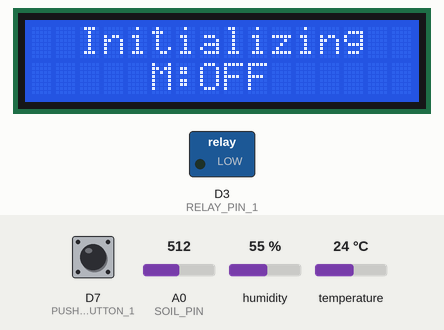
Bench run of a sketch on a simulated ESP8266 (NodeMCU). Shown: 16×2 character LCD, switched loads named in the sketch (green lamp = pin HIGH). The test bench sets the inputs (shaded band); at power-on: D7 (PUSH_BUTTON_1) HIGH, humidity 55 %, A0 (SOIL_PIN) = 512, temperature 24 °C. WiFi joins after 1.5 s; servers stay silent unless stated.

Above: at 4.2 s.
4.3 s: D7 (PUSH_BUTTON_1) pulled LOW for 0.15 s
At 6.9 s:
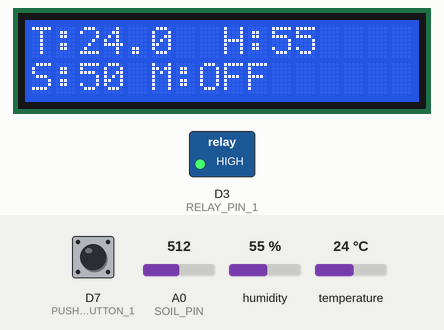
7.6 s: D7 (PUSH_BUTTON_1) pulled LOW for 1 s
At 7.81 s:
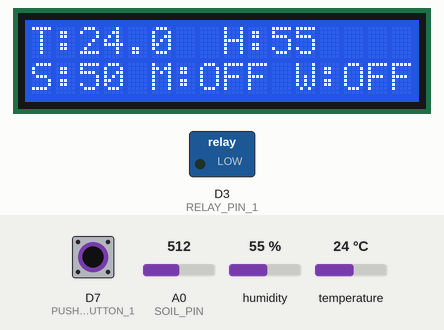
10.1 s: D7 (PUSH_BUTTON_1) pulled LOW for 0.15 s
At 10.23 s:
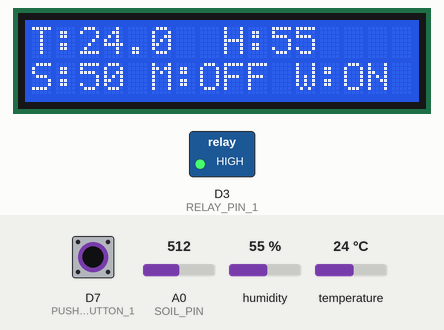
11.8 s: humidity set to 22 %
At 12.7 s:
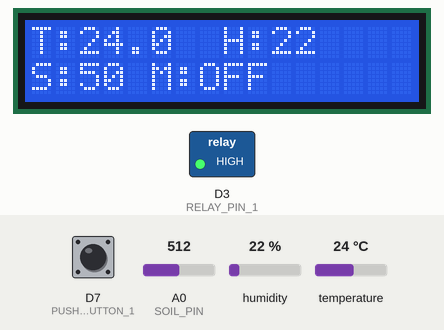
13.6 s: A0 (SOIL_PIN) set to 716
At 16.1 s:
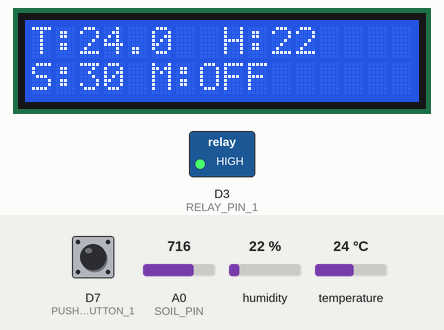
16.6 s: temperature set to 12 °C
At 18.4 s:
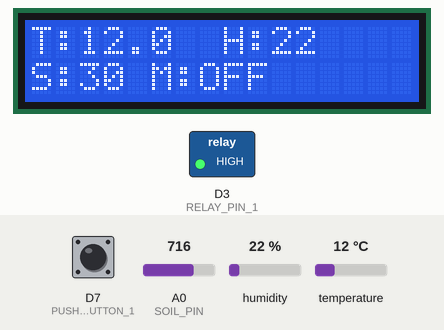
Timing chart, 0 to 19.9 s (numbered marks = the images above; inputs shaded):
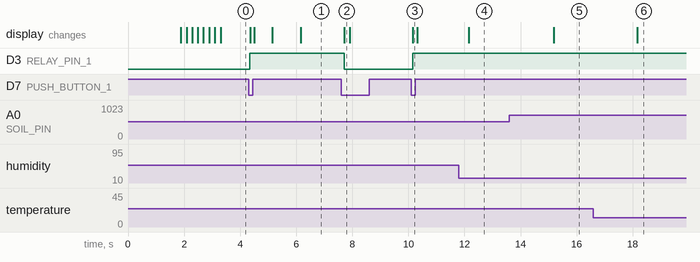

Measured:
- after the input at 4.3 s, D3 (RELAY_PIN_1): LOW → HIGH after 0.05 s; the display: first changes after 0.06 s (image 1 shows a later state)
- after the input at 7.6 s, D3 (RELAY_PIN_1): HIGH → LOW after 0.11 s; the display: changes after 0.12 s (image 2)
- after the input at 10.1 s, D3 (RELAY_PIN_1): LOW → HIGH after 0.05 s; the display: changes after 0.05 s (image 3)
- after the input at 11.8 s, the display: changes after 0.36 s (image 4)
- after the input at 13.6 s, the display: changes after 1.6 s (image 5)
- after the input at 16.6 s, the display: changes after 1.6 s (image 6)

The sketch:

BlynkIOT_SmartPlant_Monitoring_final.ino
```cpp
// Viral Science — Blynk IoT Smart Plant Monitoring (ESP8266)
// Uses credentials provided by the user in the prior message.

// -------------------- Pins & Blynk --------------------
/*
Relay D3
Btn   D7
Soil  A0
PIR   D5
SDA   D2
SCL   D1
Temp  D4 (DHT11)
*/

// ---------- ESP8266 D-pin compatibility (only if not already defined) ----------
#ifndef D0
  #define D0 16
  #define D1 5
  #define D2 4
  #define D3 0
  #define D4 2
  #define D5 14
  #define D6 12
  #define D7 13
  #define D8 15
#endif

// -------------------- Blynk Template & Token (from your message) --------------------
#define BLYNK_TEMPLATE_ID   "TMPL3Y16qR6NW"
#define BLYNK_TEMPLATE_NAME "Smart Plant"
#define BLYNK_AUTH_TOKEN    "trn5r55oZRU6LXiAnXmVH-9zMmRz6zYP"

// ---------- Credentials (from your message) ----------
char auth[] = BLYNK_AUTH_TOKEN;
char ssid[] = "Airtel_H305";
char pass[] = "passH305";

// -------------------- Includes --------------------
#include <LiquidCrystal_I2C.h>
#define BLYNK_PRINT Serial
#include <ESP8266WiFi.h>
#include <BlynkSimpleEsp8266.h>
#include <DHT.h>

// -------------------- LCD --------------------
LiquidCrystal_I2C lcd(0x3F, 16, 2); // change to 0x27 if your LCD uses that address

// -------------------- Sensors --------------------
#define DHT_PIN  D4
#define DHT_TYPE DHT11
DHT dht(DHT_PIN, DHT_TYPE);

#define SOIL_PIN A0
#define PIR_PIN  D5

// -------------------- Relay & Button --------------------
#define RELAY_PIN_1   D3
#define PUSH_BUTTON_1 D7
#define VPIN_BUTTON_1 V12

// -------------------- Virtual Pins --------------------
#define VPIN_TEMP   V0
#define VPIN_HUM    V1
#define VPIN_SOIL   V3
#define VPIN_PIRLED V5
#define VPIN_PIR_EN V6   // toggle for PIR

// -------------------- Globals --------------------
BlynkTimer timer;
WidgetLED pirLed(VPIN_PIRLED);

volatile int relay1State = LOW;
int pushButton1State = HIGH;
int lastButtonRead   = HIGH;
unsigned long lastDebounce = 0;
const unsigned long debounceMs = 35;

int PIR_ToggleValue = 0;  // default OFF

// Cache last-sent values to avoid spamming writes
float lastT = NAN, lastH = NAN;
int   lastSoil = -1;
bool  lastMotion = false;

// -------------------- Helpers --------------------
int readSoilPercent() {
  // Average a few samples for stability
  const int N = 8;
  long sum = 0;
  for (int i=0; i<N; i++) {
    sum += analogRead(SOIL_PIN); // ESP8266 ADC: 0..1023
    delay(2);
  }
  int raw = sum / N;
  raw = constrain(raw, 0, 1023);
  // Map "wet" (low voltage) -> high %
  int pct = map(raw, 0, 1023, 100, 0);
  return constrain(pct, 0, 100);
}

void safeLCDPrint(int col, int row, const String& s) {
  lcd.setCursor(col, row);
  lcd.print(s);
  // pad remainder to clear old chars
  int pad = max(0, 16 - col - (int)s.length());
  while (pad-- > 0) lcd.print(' ');
}

// -------------------- Timed tasks --------------------
void taskReadDHT() {
  float h = dht.readHumidity();
  float t = dht.readTemperature();
  if (isnan(h) || isnan(t)) {
    Serial.println("DHT read failed");
    return;
  }
  // Only send if changed notably
  if (isnan(lastT) || fabs(t - lastT) >= 0.3) {
    Blynk.virtualWrite(VPIN_TEMP, t);
    lastT = t;
  }
  if (isnan(lastH) || fabs(h - lastH) >= 1.0) {
    Blynk.virtualWrite(VPIN_HUM, h);
    lastH = h;
  }
  safeLCDPrint(0, 0, "T:" + String(t,1));
  safeLCDPrint(8, 0, "H:" + String((int)h));
}

void taskReadSoil() {
  int soil = readSoilPercent();
  if (soil != lastSoil) {
    Blynk.virtualWrite(VPIN_SOIL, soil);
    lastSoil = soil;
  }
  safeLCDPrint(0, 1, "S:" + String(soil));
}

void taskCheckMotion() {
  if (PIR_ToggleValue != 1) {
    // disabled
    if (lastMotion) {
      pirLed.off();
      lastMotion = false;
    }
    safeLCDPrint(5, 1, "M:OFF");
    return;
  }

  bool motion = digitalRead(PIR_PIN) == HIGH;
  if (motion != lastMotion) {
    if (motion) {
      // Use your existing event name from Blynk Console:
      Blynk.logEvent("pirmotion", "WARNING! Motion Detected!");
      pirLed.on();
      safeLCDPrint(5, 1, "M:ON ");
    } else {
      pirLed.off();
      safeLCDPrint(5, 1, "M:OFF");
    }
    lastMotion = motion;
  }
}

void taskUpdateWateringLabel() {
  safeLCDPrint(11, 1, relay1State == HIGH ? "W:ON " : "W:OFF");
}

// -------------------- Button & Relay --------------------
void handleButton() {
  int reading = digitalRead(PUSH_BUTTON_1);
  if (reading != lastButtonRead) {
    lastDebounce = millis();
    lastButtonRead = reading;
  }
  if ((millis() - lastDebounce) > debounceMs) {
    if (reading == LOW && pushButton1State == HIGH) {
      // falling edge
      relay1State = !relay1State;
      digitalWrite(RELAY_PIN_1, relay1State);
      Blynk.virtualWrite(VPIN_BUTTON_1, relay1State);
      taskUpdateWateringLabel();
    }
    pushButton1State = reading;
  }
}

// -------------------- Blynk Glue --------------------
BLYNK_CONNECTED() {
  Blynk.syncVirtual(VPIN_BUTTON_1, VPIN_PIR_EN);
}

BLYNK_WRITE(VPIN_BUTTON_1) {
  relay1State = param.asInt();
  digitalWrite(RELAY_PIN_1, relay1State);
  taskUpdateWateringLabel();
}

BLYNK_WRITE(VPIN_PIR_EN) {
  PIR_ToggleValue = param.asInt();
}

// -------------------- Setup & Loop --------------------
void setup() {
  Serial.begin(115200);

  // LCD init (your library supports begin)
  lcd.begin(16, 2);
  lcd.backlight();

  pinMode(PIR_PIN, INPUT);
  pinMode(RELAY_PIN_1, OUTPUT);
  digitalWrite(RELAY_PIN_1, LOW);

  pinMode(PUSH_BUTTON_1, INPUT_PULLUP);

  Blynk.begin(auth, ssid, pass, "blynk.cloud", 80);
  dht.begin();

  safeLCDPrint(0, 0, "  Initializing  ");
  for (int a = 5; a <= 10; a++) { lcd.setCursor(a, 1); lcd.print("."); delay(200); }
  safeLCDPrint(11, 1, "W:OFF");

  // Timers: slower = stable & within Blynk limits
  timer.setInterval(2000L, taskReadSoil);       // every 2s
  timer.setInterval(3000L, taskReadDHT);        // every 3s
  timer.setInterval(200L,  taskCheckMotion);    // every 200ms
  timer.setInterval(50L,   handleButton);       // poll button
}

void loop() {
  Blynk.run();
  timer.run();
}
```
